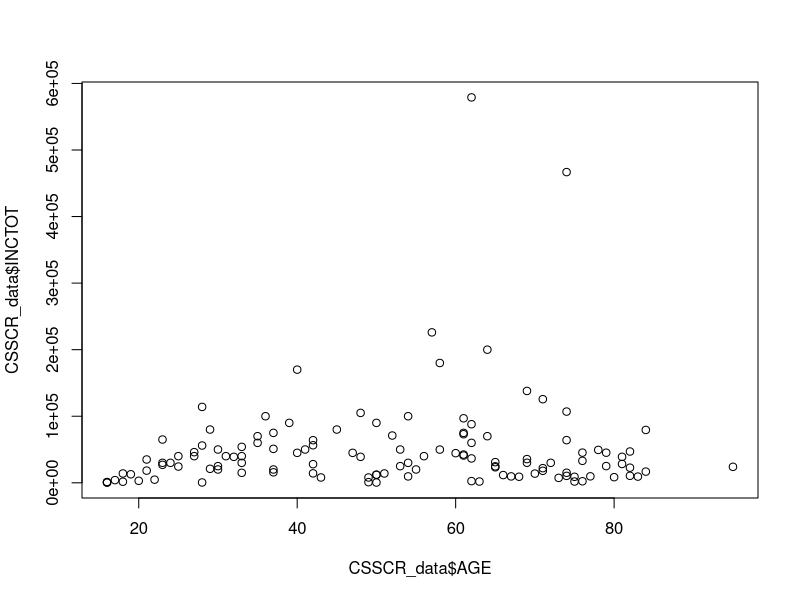
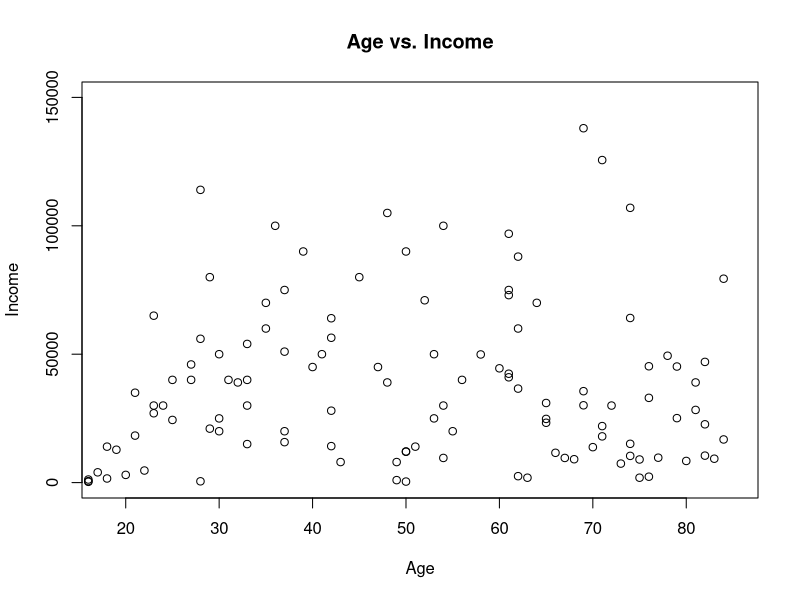
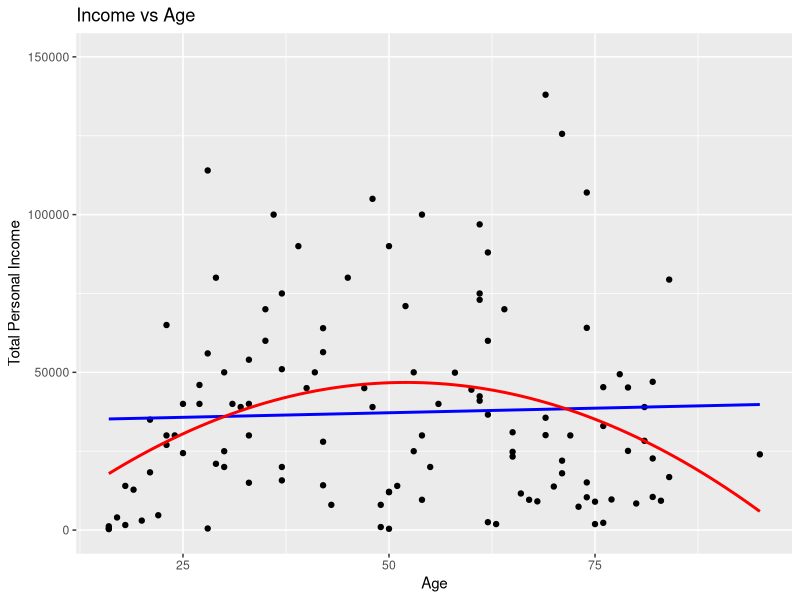

R code for these plots, in order:
## ---- chunk 1
3+4
2/3
5*2
## ---- chunk 2
2.1
F
"Happy"
"2"

a <- 3
## assign the character 2.1 to object called b
b <- "2.1"
## assign the character hello to object called bb
c <- "happy"
## assign the value of object a to object called c
d <- a
## ---- chunk 3
pi
sqrt(4)
exp(1) # Euler's number
log(1)
sin(3.1415)
tan(3.1415)
## ---- chunk 4
# vector
numbers <- c(1,4,2)

colors <- c("lightgreen", "pink", "blue")

# data frame 
demo_data <- 	data.frame(
  gender = c("Male", "Male","Female"), 
  height = c(152, 171.5, 165), 
  weight = c(81,93, 78),
  age    = c(42,38,26)
  )

# list
mylist <- list(2.1, c(1,3,7), c("abc", "def"), demo_data)

## ---- chunk 5
x <- 5

if (x > 0) {
  print("x is positive")
} else {
  print("x is not positive")
}

## ---- chunk 6
for (i in 1:5) {
  print(i)
}

for (i in c(13,17,19)) {
  print(i)
}

#can use seq too 
seq(1, 10, by = 2)

## ---- chunk 7

# sampled_data <- data[sample(nrow(data), nrow(data) * 0.00005), ]

CSSCR_data <- data.frame(AGE = c(36, 66, 48, 84, 76, 61, 69, 33, 95, 61, 83, 69, 29, 73, 28, 80, 49, 48, 30, 54, 65, 71, 23, 67, 74, 81, 58, 76, 49, 29, 21, 33, 62, 25, 22, 24, 18, 40, 27, 23, 81, 62, 61, 28, 30, 40, 84, 21, 50, 27, 75, 37, 50, 71, 23, 74, 57, 35, 64, 62, 42, 50, 16, 65, 70, 43, 33, 37, 61, 18, 64, 52, 72, 35, 33, 79, 82, 42, 50, 60, 19, 74, 69, 82, 47, 37, 62, 58, 39, 20, 74, 68, 62, 17, 74, 78, 54, 28, 32, 82, 30, 42, 31, 53, 37, 53, 79, 51, 71, 76, 63, 54, 42, 25, 77, 41, 55, 75, 45, 16, 61, 56, 65, 16))


CSSCR_data$INCTOT <- c(100000, 11600, 105000, 79400, 2300, 73000, 138000, 15000, 24000, 96900, 9300, 35600, 21010, 7400, 500, 8430, 960, 39000, 50000, 100000, 31000, 18000, 27000, 9600, 466800, 28300, 49900, 33000, 8000, 80000, 35000, 30000, 2500, 24400, 4700, 30000,
 14000, 45000, 46000, 65000, 39000, 36600, 75000, 56000, 25000, 170000, 16800, 18300, 400, 40000, 1900, 75000, 12000, 125600, 30000, 15100, 226000, 60000, 70000, 60000, 28000, 12130, 570, 23300, 13800, 8000, 54000, 15750, 41000, 1600, 200000, 71000, 30000, 70000, 40000, 45200, 10500, 64000, 90000, 44500, 12800, 64100, 30100, 47000, 45000, 51000, 88000, 180000, 90000, 3000, 10400, 9100, 579000, 4000, 107000, 49400, 9600, 114000, 39000, 22700, 20000, 14200, 40000, 25000, 20000, 50000, 25100, 14000, 22000, 45300, 1900, 30000, 56400, 40000, 9700, 50000, 20000, 9000, 80000, 300, 42400, 40000, 24800, 1200)

## ---- chunk 8
dim(CSSCR_data)
mean(CSSCR_data$INCTOT)
median(CSSCR_data$INCTOT)
mean(CSSCR_data$AGE)
median(CSSCR_data$AGE)
## ---- chunk 9
#install.packages("dplyr")
library(dplyr)
count(CSSCR_data,AGE > 30)
help("count")
#?count

## ---- chunk 10
plot(CSSCR_data$AGE, CSSCR_data$INCTOT)
## ---- chunk 11
plot(CSSCR_data$AGE,
     CSSCR_data$INCTOT, 
     main = "Age vs. Income", 
     xlab = "Age", 
     ylab = "Income",
     ylim = c(0,150000),
     xlim = c(18,85))

?plot
## ---- chunk 12

# Install and load the ggplot2 package
#install.packages("ggplot2")

library(ggplot2)

# Plotting
ggplot(CSSCR_data, aes(x = AGE, y = INCTOT)) +
  geom_point() +  # Scatter plot
  geom_smooth(method = "lm", se = FALSE, color = "blue") +  # Linear fit
  geom_smooth(method = "lm", formula = y ~ poly(x, 2), se = FALSE, color = "red") +  # Quadratic fit
  ylim(0, 150000) + 
  labs(title = "Income vs Age", x = "Age", y = "Total Personal Income")


  
## ---- chunk 13
getwd()

#setwd("/Users/dadmehr/R")

# Destination file path (where you want to save the file)
obesity_data <- read.csv("National_Obesity_By_State.csv")

# View the first few rows of the dataset
head(obesity_data)
tail(obesity_data, n = 10)
?tail
summary(obesity_data)
?summary
## ---- chunk 14
# Load the dplyr package
library(dplyr)

obesity_data %>%
  filter(Obesity > 34) %>%
  arrange(desc(Obesity))

## ---- chunk 15

arrange(filter(obesity_data, Obesity > 34), desc(Obesity))

